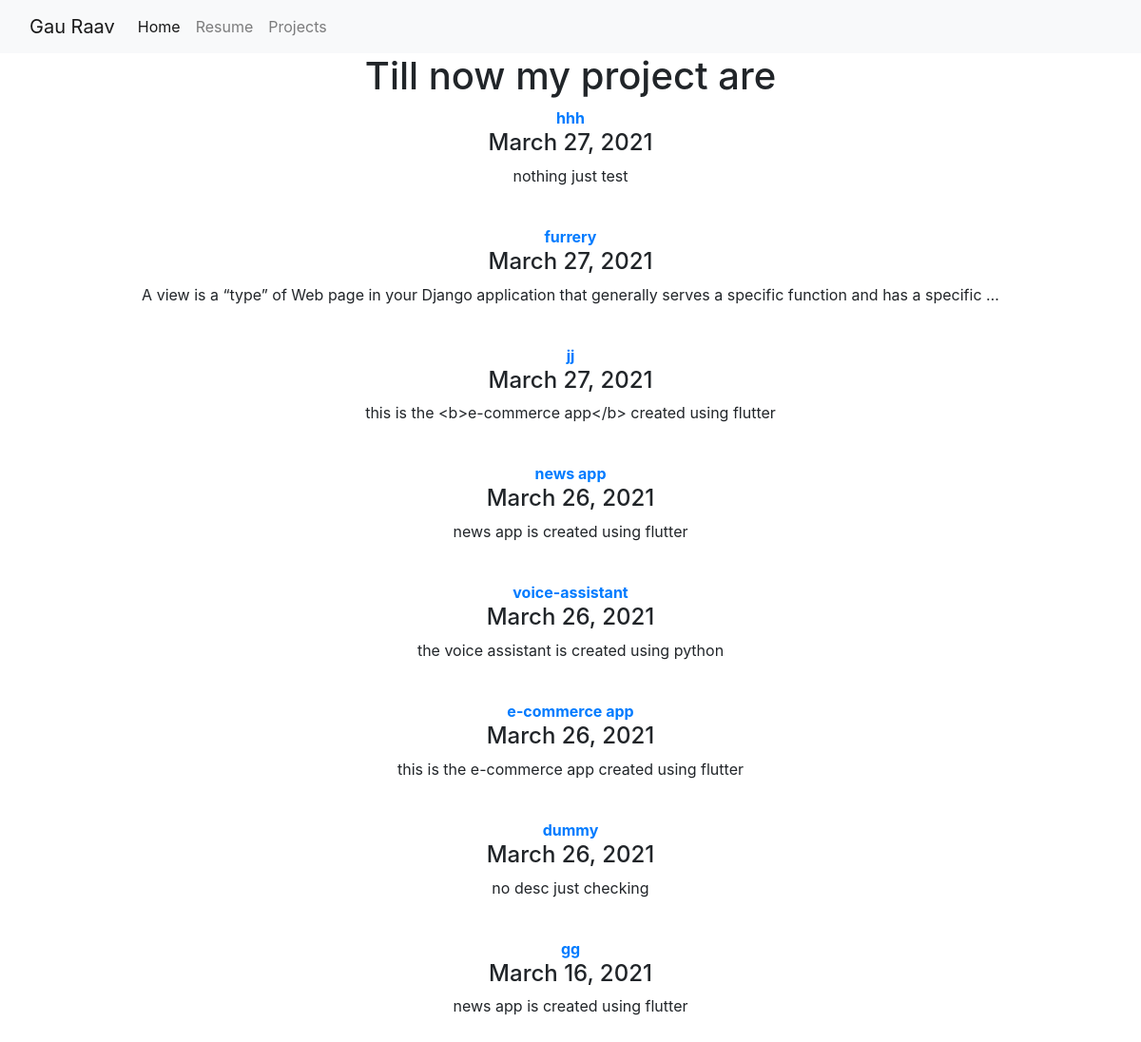
/projects/, run on the app's committed database.
### projects/models.py (models this page shows, shortened)
class Projects(models.Model):
    title = models.CharField(max_length = 100)
    date  = models.DateField()
    desc  = models.CharField(max_length = 400)

### projects/views.py (the view)
# urls.py: path('projects/', include('projects.urls'))
def projects(request):
    project = Projects.objects.order_by('-date')
    return render(request,'projects/project.html',{'projects':project})

### projects/templates/projects/project.html (shortened to what this page needs)
{% extends 'homepage/base.html' %}
{% block content %}
<link rel="stylesheet" href="https://maxcdn.bootstrapcdn.com/bootstrap/4.0.0/css/bootstrap.min.css">
<div class="container text-center">
<h1>Till now my project are</h1>
{% for project in projects %}
<a href="{% url 'projects:projectdetails' project.id %}"><b>{{project.title}}</b></a>
<br>
<h4>{{project.date}}</h4>
<p>{{project.desc|truncatechars:120}}</p>
<br>
{% endfor %}
{% endblock %}

### data on the page
Projects: title "hhh", date "March 27, 2021", desc "nothing just test"
Projects: title "furrery", date "March 27, 2021", desc "A view is a “type” of Web page in your Django application that generally serves a specific function and has a specific …"
Projects: title "jj", date "March 27, 2021", desc "this is the <b>e-commerce app</b> created using flutter"
Projects: title "news app", date "March 26, 2021", desc "news app is created using flutter"
Projects: title "voice-assistant", date "March 26, 2021", desc "the voice assistant is created using python"
Projects: title "e-commerce app", date "March 26, 2021", desc "this is the e-commerce app created using flutter"
Projects: title "dummy", date "March 26, 2021", desc "no desc just checking"
Projects: title "gg", date "March 16, 2021", desc "news app is created using flutter"
